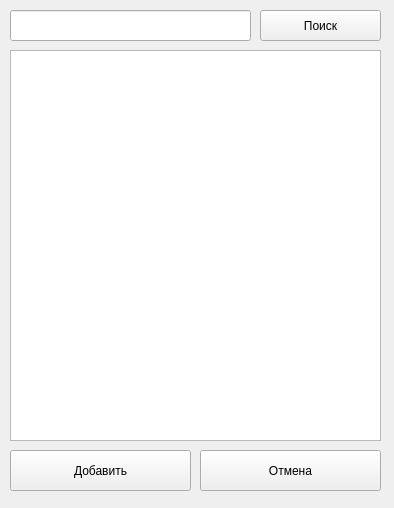
<?xml version="1.0" encoding="UTF-8"?>
<ui version="4.0">
 <class>MainWindow</class>
 <widget class="QMainWindow" name="MainWindow">
  <property name="geometry">
   <rect>
    <x>0</x>
    <y>0</y>
    <width>394</width>
    <height>508</height>
   </rect>
  </property>
  <property name="windowTitle">
   <string>Добавление читателя</string>
  </property>
  <property name="documentMode">
   <bool>false</bool>
  </property>
  <widget class="QWidget" name="centralwidget">
   <widget class="QLineEdit" name="line_search">
    <property name="geometry">
     <rect>
      <x>10</x>
      <y>10</y>
      <width>241</width>
      <height>31</height>
     </rect>
    </property>
    <property name="font">
     <font>
      <pointsize>14</pointsize>
     </font>
    </property>
   </widget>
   <widget class="QPushButton" name="btn_add">
    <property name="geometry">
     <rect>
      <x>10</x>
      <y>450</y>
      <width>181</width>
      <height>41</height>
     </rect>
    </property>
    <property name="text">
     <string>Добавить</string>
    </property>
   </widget>
   <widget class="QPushButton" name="btn_cancel">
    <property name="geometry">
     <rect>
      <x>200</x>
      <y>450</y>
      <width>181</width>
      <height>41</height>
     </rect>
    </property>
    <property name="text">
     <string>Отмена</string>
    </property>
   </widget>
   <widget class="QPushButton" name="btn_search">
    <property name="geometry">
     <rect>
      <x>260</x>
      <y>10</y>
      <width>121</width>
      <height>31</height>
     </rect>
    </property>
    <property name="text">
     <string>Поиск</string>
    </property>
   </widget>
   <widget class="QTableWidget" name="tw_readers">
    <property name="geometry">
     <rect>
      <x>10</x>
      <y>50</y>
      <width>371</width>
      <height>391</height>
     </rect>
    </property>
   </widget>
  </widget>
 </widget>
 <resources/>
 <connections/>
</ui>
